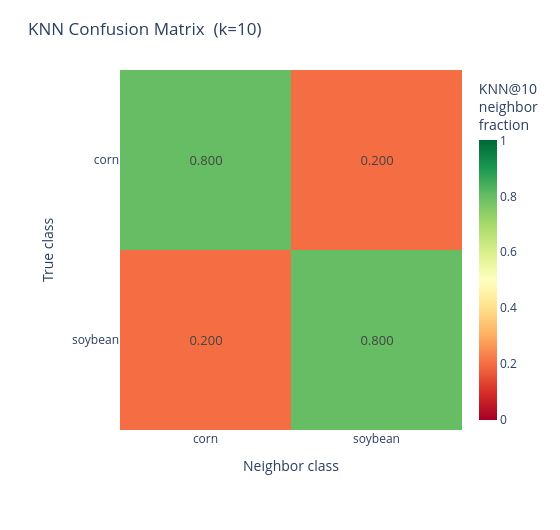
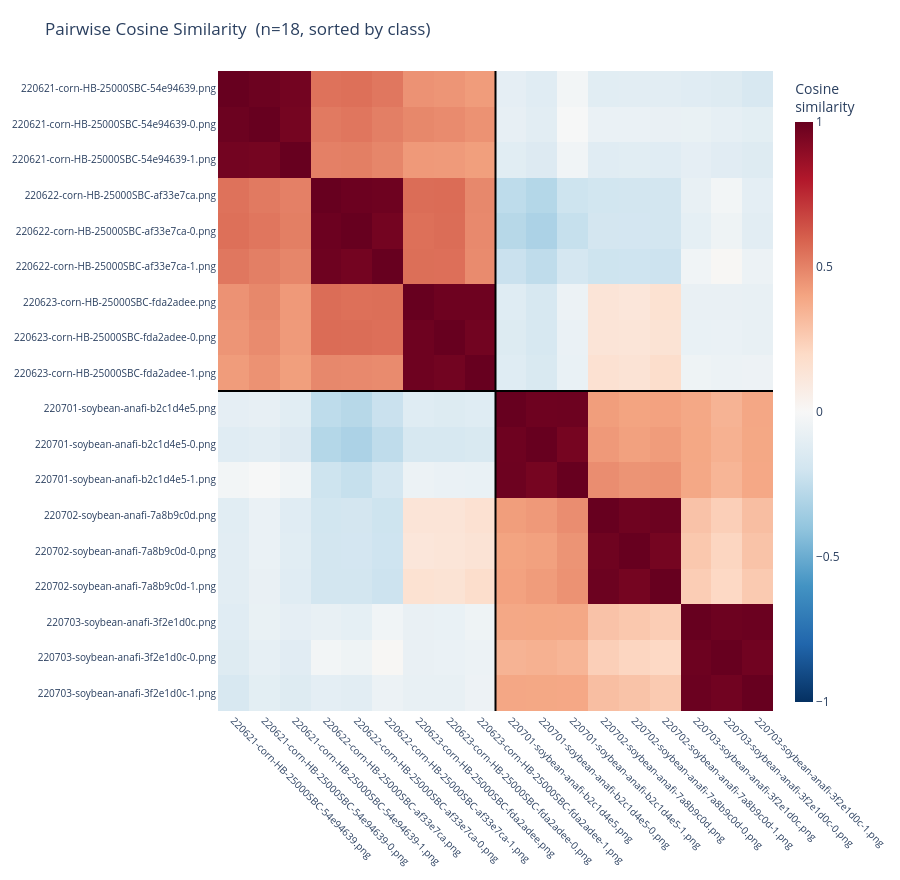
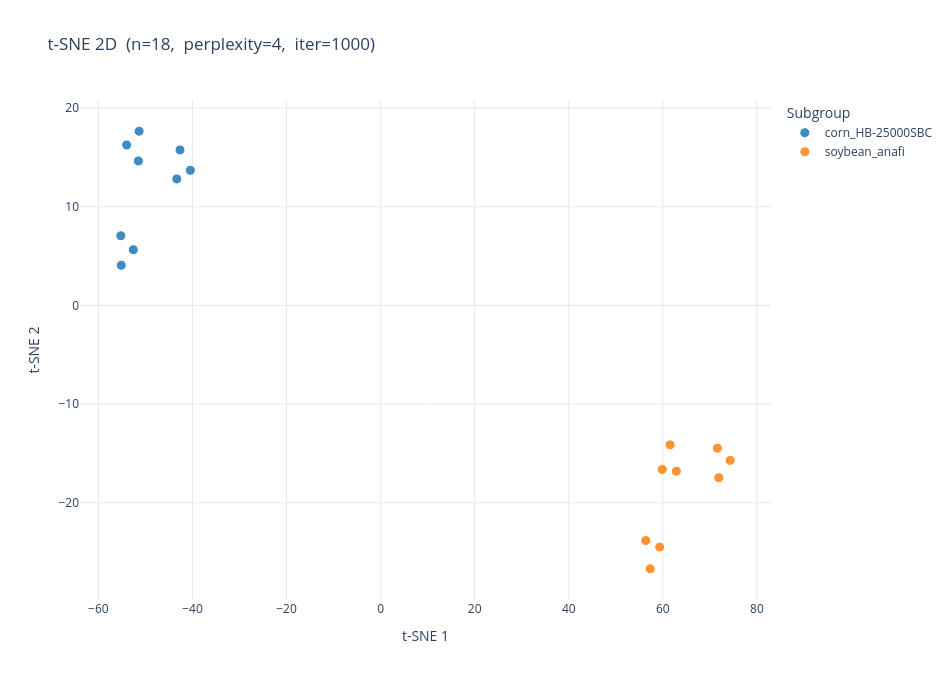

Notebook cell for these charts, in order:
### Markdown cell above
### Interpreting the Plant->Image KPIs

| KPI | What to look for |
|---|---|
| `knn_metadata_precision@k` | Are the top-k results explicit positives (parent/instances from the same group)? |
| `knn_metadata_ndcg@k` | Is the full grade-3 set (parent + instances) ranked above grade-1 (same class, different group)? |
| `knn_label_purity@k` | Fraction of neighbours sharing the same crop class (corn or soy). |
| `alignment` | Mean `â€–uâˆ’vâ€–Â²` across explicit positive pairs â€” lower means parent and instances are closer together. |

With the tight embeddings in this file, you should see **high metadata precision and nDCG** because instances are only 0.97â€“0.99 cosine away from their parent, while cross-class items are near zero.

### Code cell
plot_knn_confusion(result_p2i, output_path=None)
plot_cosine_similarity(embeddings, result_p2i, output_path=None)
plot_tsne(embeddings, result_p2i, dimensions=2, output_path=None)

### Figure 1 — Plotly figure (JSON) as saved in the notebook; plotly's stock layout.template omitted (floating-point values rounded to 4 significant figures)
{"data": [{"colorbar": {"thickness": 18, "title": {"text": "KNN@10<br>neighbor<br>fraction"}}, "colorscale": [[0, "rgb(165,0,38)"], [0.1, "rgb(215,48,39)"], [0.2, "rgb(244,109,67)"], [0.3, "rgb(253,174,97)"], [0.4, "rgb(254,224,139)"], [0.5, "rgb(255,255,191)"], [0.6, "rgb(217,239,139)"], [0.7, "rgb(166,217,106)"], [0.8, "rgb(102,189,99)"], [0.9, "rgb(26,152,80)"], [1, "rgb(0,104,55)"]], "hovertemplate": "True class: <b>%{y}</b><br>Neighbor class: <b>%{x}</b><br>Fraction: %{z:.4f}<extra></extra>", "text": [["0.800", "0.200"], ["0.200", "0.800"]], "textfont": {"size": 13}, "texttemplate": "%{text}", "type": "heatmap", "x": ["corn", "soybean"], "y": ["corn", "soybean"], "z": [[0.8, 0.2], [0.2, 0.8]], "zmax": 1, "zmin": 0}], "layout": {"height": 530, "margin": {"b": 100, "l": 120, "r": 60, "t": 70}, "paper_bgcolor": "white", "plot_bgcolor": "white", "title": {"font": {"size": 17}, "text": "KNN Confusion Matrix  (k=10)"}, "width": 560, "xaxis": {"side": "bottom", "tickfont": {"size": 12}, "title": {"text": "Neighbor class"}}, "yaxis": {"autorange": "reversed", "tickfont": {"size": 12}, "title": {"text": "True class"}}}}

### Figure 2 — Plotly figure (JSON) as saved in the notebook; plotly's stock layout.template omitted (floating-point values rounded to 4 significant figures; data arrays with more than 128 entries replaced by an {"elided": "..."} marker saying what was removed)
{"data": [{"colorbar": {"thickness": 18, "title": {"text": "Cosine<br>similarity"}}, "colorscale": [[0, "rgb(5,48,97)"], [0.1, "rgb(33,102,172)"], [0.2, "rgb(67,147,195)"], [0.3, "rgb(146,197,222)"], [0.4, "rgb(209,229,240)"], [0.5, "rgb(247,247,247)"], [0.6, "rgb(253,219,199)"], [0.7, "rgb(244,165,130)"], [0.8, "rgb(214,96,77)"], [0.9, "rgb(178,24,43)"], [1, "rgb(103,0,31)"]], "hovertemplate": "Row: %{y}<br>Col: %{x}<br>Cosine similarity: %{z:.4f}<extra></extra>", "type": "heatmap", "x": ["220621-corn-HB-25000SBC-54e94639.png", "220621-corn-HB-25000SBC-54e94639-0.png", "220621-corn-HB-25000SBC-54e94639-1.png", "220622-corn-HB-25000SBC-af33e7ca.png", "220622-corn-HB-25000SBC-af33e7ca-0.png", "220622-corn-HB-25000SBC-af33e7ca-1.png", "220623-corn-HB-25000SBC-fda2adee.png", "220623-corn-HB-25000SBC-fda2adee-0.png", "220623-corn-HB-25000SBC-fda2adee-1.png", "220701-soybean-anafi-b2c1d4e5.png", "220701-soybean-anafi-b2c1d4e5-0.png", "220701-soybean-anafi-b2c1d4e5-1.png", "220702-soybean-anafi-7a8b9c0d.png", "220702-soybean-anafi-7a8b9c0d-0.png", "220702-soybean-anafi-7a8b9c0d-1.png", "220703-soybean-anafi-3f2e1d0c.png", "220703-soybean-anafi-3f2e1d0c-0.png", "220703-soybean-anafi-3f2e1d0c-1.png"], "y": ["220621-corn-HB-25000SBC-54e94639.png", "220621-corn-HB-25000SBC-54e94639-0.png", "220621-corn-HB-25000SBC-54e94639-1.png", "220622-corn-HB-25000SBC-af33e7ca.png", "220622-corn-HB-25000SBC-af33e7ca-0.png", "220622-corn-HB-25000SBC-af33e7ca-1.png", "220623-corn-HB-25000SBC-fda2adee.png", "220623-corn-HB-25000SBC-fda2adee-0.png", "220623-corn-HB-25000SBC-fda2adee-1.png", "220701-soybean-anafi-b2c1d4e5.png", "220701-soybean-anafi-b2c1d4e5-0.png", "220701-soybean-anafi-b2c1d4e5-1.png", "220702-soybean-anafi-7a8b9c0d.png", "220702-soybean-anafi-7a8b9c0d-0.png", "220702-soybean-anafi-7a8b9c0d-1.png", "220703-soybean-anafi-3f2e1d0c.png", "220703-soybean-anafi-3f2e1d0c-0.png", "220703-soybean-anafi-3f2e1d0c-1.png"], "z": {"elided": "18x18 float values"}, "zmax": 1, "zmin": -1}], "layout": {"height": 880, "margin": {"b": 140, "l": 140, "r": 60, "t": 70}, "paper_bgcolor": "white", "plot_bgcolor": "white", "shapes": [{"line": {"color": "black", "width": 2}, "type": "line", "x0": 8.5, "x1": 8.5, "y0": -0.5, "y1": 17.5}, {"line": {"color": "black", "width": 2}, "type": "line", "x0": -0.5, "x1": 17.5, "y0": 8.5, "y1": 8.5}], "title": {"font": {"size": 17}, "text": "Pairwise Cosine Similarity  (n=18, sorted by class)"}, "width": 900, "xaxis": {"tickangle": 45, "tickfont": {"size": 10}}, "yaxis": {"autorange": "reversed", "tickfont": {"size": 10}}}}

### Figure 3 — Plotly figure (JSON) as saved in the notebook; plotly's stock layout.template omitted (floating-point values rounded to 4 significant figures)
{"data": [{"hovertemplate": "%{text}<extra>corn_HB-25000SBC</extra>", "marker": {"color": "#1f77b4", "line": {"color": "white", "width": 1}, "opacity": 0.85, "size": 10}, "mode": "markers", "name": "corn_HB-25000SBC", "text": ["images/corn_HB-25000SBC/220621-corn-HB-25000SBC-54e94639.png", "images/corn_HB-25000SBC/220621-corn-HB-25000SBC-54e94639-0.png", "images/corn_HB-25000SBC/220621-corn-HB-25000SBC-54e94639-1.png", "images/corn_HB-25000SBC/220622-corn-HB-25000SBC-af33e7ca.png", "images/corn_HB-25000SBC/220622-corn-HB-25000SBC-af33e7ca-0.png", "images/corn_HB-25000SBC/220622-corn-HB-25000SBC-af33e7ca-1.png", "images/corn_HB-25000SBC/220623-corn-HB-25000SBC-fda2adee.png", "images/corn_HB-25000SBC/220623-corn-HB-25000SBC-fda2adee-0.png", "images/corn_HB-25000SBC/220623-corn-HB-25000SBC-fda2adee-1.png"], "type": "scatter", "x": [-55.24, -52.58, -55.14, -54.0, -51.5, -51.35, -42.66, -43.34, -40.46], "y": [7.069, 5.646, 4.07, 16.27, 14.65, 17.66, 15.76, 12.82, 13.7]}, {"hovertemplate": "%{text}<extra>soybean_anafi</extra>", "marker": {"color": "#ff7f0e", "line": {"color": "white", "width": 1}, "opacity": 0.85, "size": 10}, "mode": "markers", "name": "soybean_anafi", "text": ["images/soybean_anafi/220701-soybean-anafi-b2c1d4e5.png", "images/soybean_anafi/220701-soybean-anafi-b2c1d4e5-0.png", "images/soybean_anafi/220701-soybean-anafi-b2c1d4e5-1.png", "images/soybean_anafi/220702-soybean-anafi-7a8b9c0d.png", "images/soybean_anafi/220702-soybean-anafi-7a8b9c0d-0.png", "images/soybean_anafi/220702-soybean-anafi-7a8b9c0d-1.png", "images/soybean_anafi/220703-soybean-anafi-3f2e1d0c.png", "images/soybean_anafi/220703-soybean-anafi-3f2e1d0c-0.png", "images/soybean_anafi/220703-soybean-anafi-3f2e1d0c-1.png"], "type": "scatter", "x": [62.87, 61.54, 59.88, 59.32, 57.31, 56.37, 71.6, 74.32, 71.9], "y": [-16.8, -14.13, -16.62, -24.49, -26.68, -23.83, -14.46, -15.7, -17.46]}], "layout": {"height": 680, "legend": {"font": {"size": 12}, "title": {"text": "Subgroup"}}, "paper_bgcolor": "white", "plot_bgcolor": "white", "title": {"font": {"size": 17}, "text": "t-SNE 2D  (n=18,  perplexity=4,  iter=1000)"}, "width": 950, "xaxis": {"gridcolor": "#e8e8e8", "showgrid": true, "title": {"text": "t-SNE 1"}, "zeroline": false}, "yaxis": {"gridcolor": "#e8e8e8", "showgrid": true, "title": {"text": "t-SNE 2"}, "zeroline": false}}}
